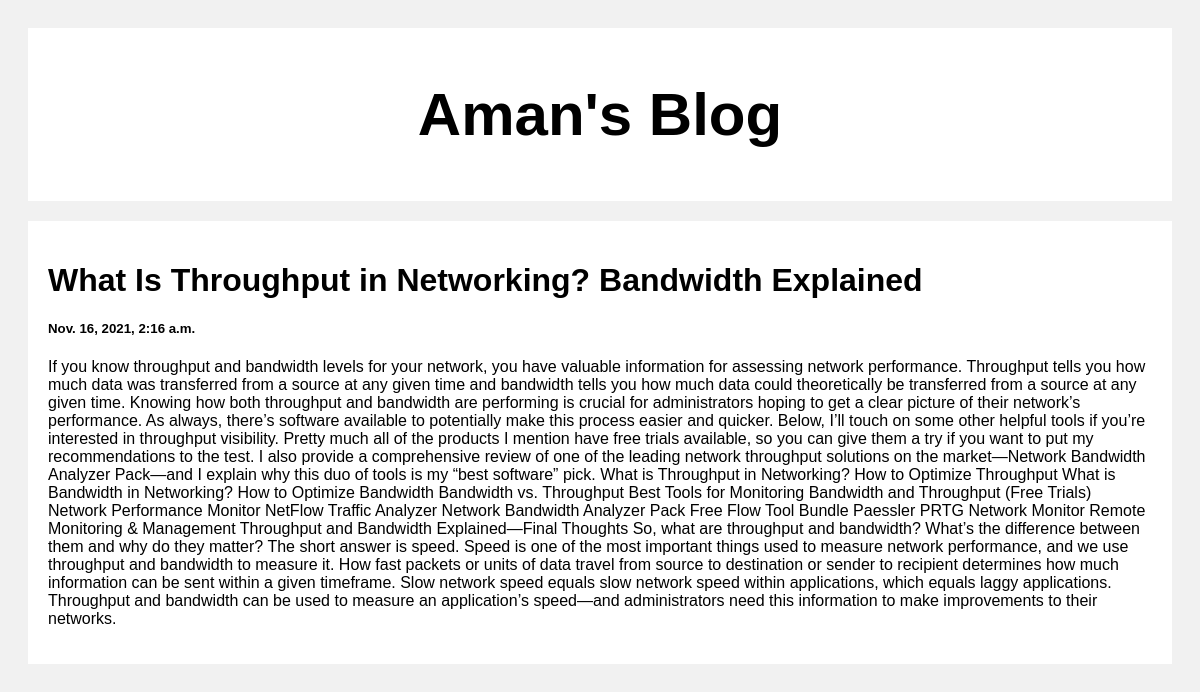
Screenshot of /post/2 with the database file from the repository.
### posts/models.py (models this page shows)
class Post(models.Model):
    title = models.CharField(max_length=100)
    body = models.CharField(max_length=1000000)
    created_at = models.DateTimeField(default=datetime.now, blank=True)

### posts/views.py (the view)
# urls.py: path('post/<str:pk>', views.post, name='post')
def post(request, pk):
    posts = Post.objects.get(id=pk)
    return render(request, 'post.html', {'posts': posts})

### templates/post.html (shortened to what this page needs)
<!DOCTYPE html>
<html>
<head>
</head>
<body>
<div class="header">
  <h2>Aman's Blog</h2>
</div>
<div class="row">
  <div class="leftcolumn">
    <div class="card">
        <h1>{{posts.title}}</h1>
        <h5>{{posts.created_at}}</h5>
        <p>{{posts.body}}</p>
    </div>
</div>
</body>
</html>

### templates/post.html (style rules this page uses)
* { box-sizing: border-box; }
body { font-family: Arial; padding: 20px; background: #f1f1f1; }
.header { padding: 2px; font-size: 40px; text-align: center; background: white; }
.leftcolumn { float: left; width: 100%; }
.card { background-color: white; padding: 20px; margin-top: 20px; }
.row:after { content: ""; display: table; clear: both; }

### rows the page displays
Post: title "What Is Throughput in Networking? Bandwidth Explained", created_at "Nov. 16, 2021, 2:16 a.m.", body "If you know throughput and bandwidth levels for your network, you have valuable information for assessing network performance. Throughput tells you how much data was transferred from a source at any given time and bandwidth tells you how much data could theoretically be transferred from a source at any given time. Knowing how both throughput and bandwidth are performing is crucial for administrators hoping to get a clear picture of their network’s performance. As always, there’s software available to potentially make this process easier and quicker. Below, I’ll touch on some other helpful tools if you’re interested in throughput visibility. Pretty much all of the products I mention have…"
